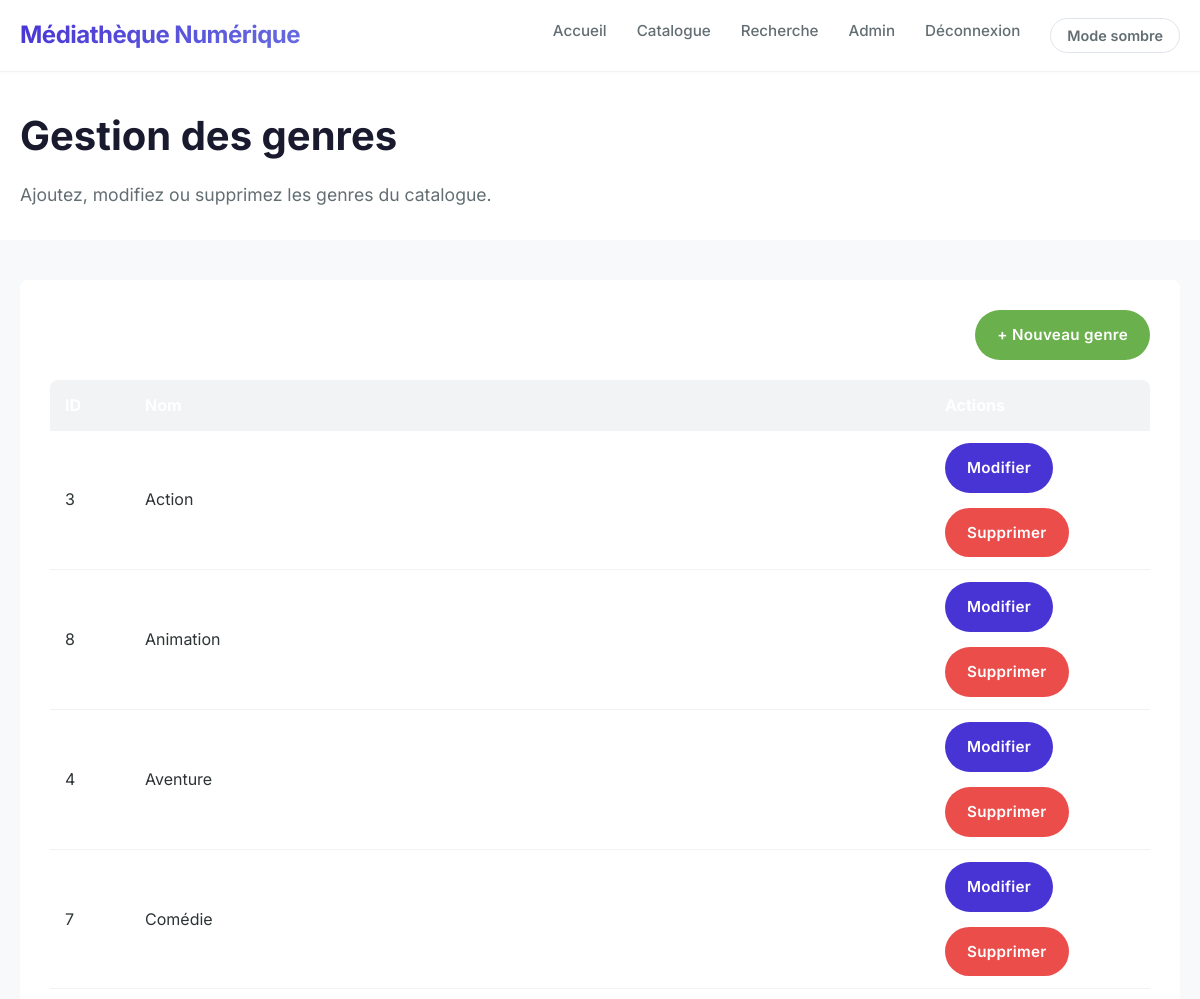
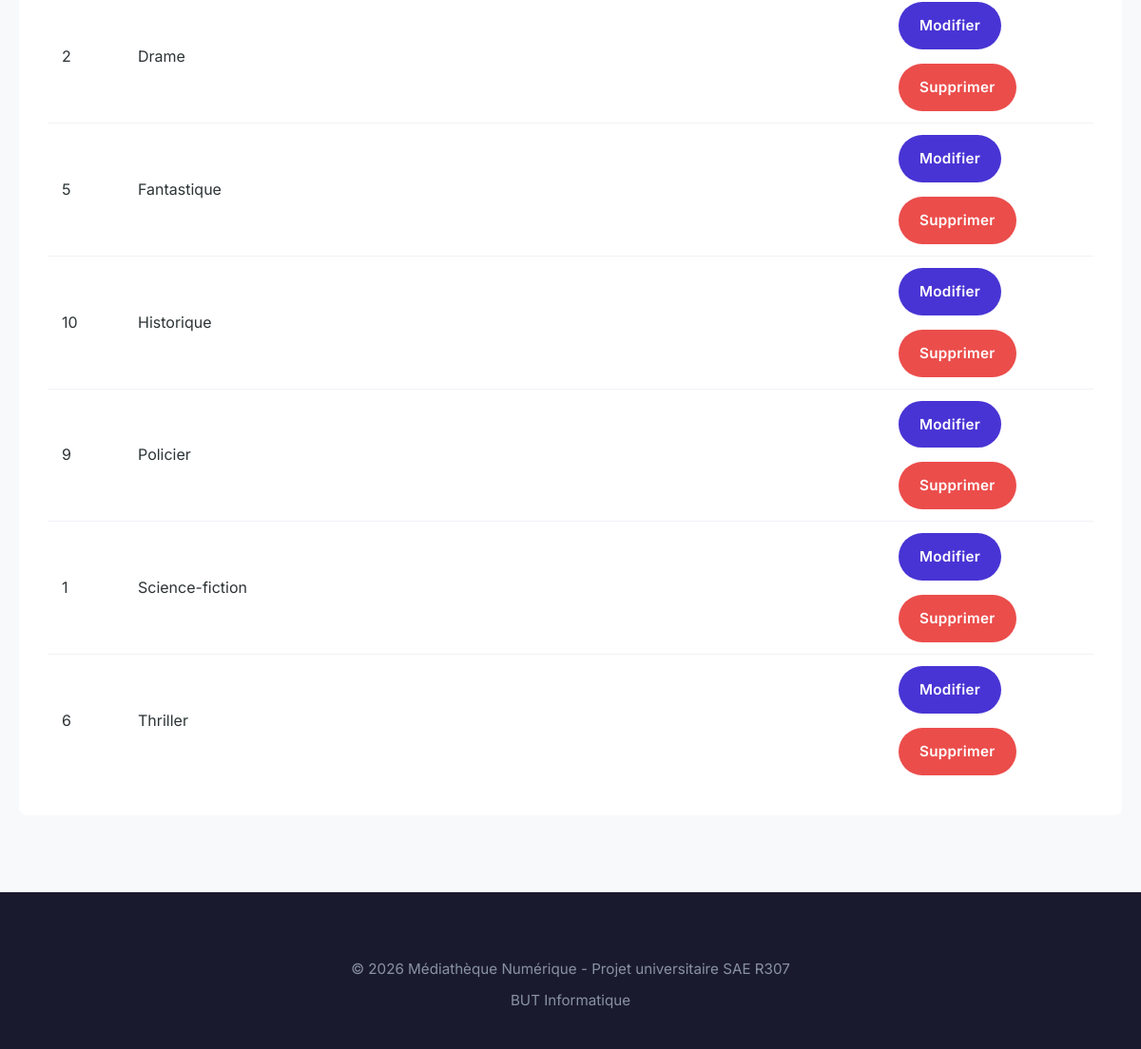
The page /index.php?controller=genre&action=index (signed in) on the database its author committed (2 pictures, top to bottom).
### tables this page shows
CREATE TABLE genre (
    id_genre INT AUTO_INCREMENT PRIMARY KEY,
    nom VARCHAR(100) NOT NULL UNIQUE
);

### core/Controller.php (called while the page is built, shortened)
<?php
class Controller {
    protected function render($view, $data = [], $title = null) {
        extract($data);
        require_once __DIR__ . '/../app/views/' . $view . '.php';
        require_once __DIR__ . '/../app/views/layout.php';
    }
}

### app/controllers/GenreController.php (called while the page is built, shortened)
<?php
require_once __DIR__ . '/../models/Genre.php';
class GenreController extends Controller {
    private $genreModel;
    public function __construct() {
        $this->genreModel = new Genre();
    }
    public function index() {
        $genres = $this->genreModel->getAll();
        $this->render('admin/genre/index', [
            'genres' => $genres
        ], 'Gestion des genres');
    }
}

### core/Router.php (called while the page is built, shortened)
<?php
class Router {
    public function dispatch($controller, $action) {
        $controllerInstance = new $controllerClass();
        $controllerInstance->$action();
    }
}

### index.php (called while the page is built, shortened)
<?php
$isProduction = (
    isset($_SERVER['HTTP_HOST']) && (
        strpos($_SERVER['HTTP_HOST'], 'unice.fr') !== false ||
        strpos($_SERVER['HTTP_HOST'], 'linserv') !== false ||
        strpos($_SERVER['HTTP_HOST'], 'iut') !== false
    )
);
try {
    require_once __DIR__ . '/config/config.php';
    require_once __DIR__ . '/core/Controller.php';
    require_once __DIR__ . '/core/Database.php';
    require_once __DIR__ . '/core/Model.php';
    require_once __DIR__ . '/core/Router.php';
    $controller = $_GET['controller'] ?? 'home';
    $action = $_GET['action'] ?? 'index';
    $router = new Router();
    $router->dispatch($controller, $action);
} catch (Exception $e) {
    error_log("Erreur fatale dans index.php: " . $e->getMessage());
    if ($isProduction) {
        http_response_code(500);
        echo '<!DOCTYPE html>
<html lang="fr">
<head>
    <meta charset="UTF-8">
    <title>Erreur - Médiathèque</title>
    <style>
        body { font-family: Arial, sans-serif; text-align: center; padding: 50px; }
        h1 { color: #e74c3c; }
    </style>
</head>
<body>
    <h1>Une erreur est survenue</h1>
    <p>Veuillez contacter l\'administrateur ou réessayer ultérieurement.</p>
    <p><a href="index.php">Retour à l\'accueil</a></p>
</body>
</html>';
    } else {
        http_response_code(500);
        echo '<!DOCTYPE html>
<html lang="fr">
<head>
    <meta charset="UTF-8">
    <title>Erreur - Mode Développement</title>
    <style>
        body { font-family: monospace; padding: 20px; background: #f5f5f5; }
        .error { background: #fff; border: 2px solid #e74c3c; padding: 20px; border-radius: 8px; }
        h1 { color: #e74c3c; }
        pre { background: #2c3e50; color: #ecf0f1; padding: 15px; border-radius: 4px; overflow-x: auto; }
    </style>
</head>
<body>
    <div class="error">
        <h1>Erreur 500 - Erreur serveur</h1>
        <p><strong>Message :</strong> ' . htmlspecialchars($e->getMessage()) . '</p>
        <p><strong>Fichier :</strong> ' . htmlspecialchars($e->getFile()) . '</p>
        <p><strong>Ligne :</strong> ' . $e->getLine() . '</p>
        <h3>Stack trace :</h3>
        <pre>' . htmlspecialchars($e->getTraceAsString()) . '</pre>
        <p><a href="index.php">Retour à l\'accueil</a></p>
    </div>
</body>
</html>';
    }
}

### config/config.php (called while the page is built, shortened)
<?php
function isProduction() {
    $host = $_SERVER['HTTP_HOST'] ?? '';
    return (
        strpos($host, 'unice.fr') !== false ||
        strpos($host, 'linserv') !== false ||
        strpos($host, 'iut') !== false
    );
}
function getPDO() {
    static $pdo = null;
    if ($pdo === null) {
        try {
            if (isProduction()) {
                $host = 'localhost';
                $port = 3306;
                $dbname = 'gm401942_elibrary2';
                $user = 'gm401942';
                $password = 'gm401942';
            } else {
                $host = 'localhost';
                $port = 8889;
                $dbname = 'gm401942_elibrary2';
                $user = 'gm401942';
                $password = 'gm401942';
            }
            $dsn = "mysql:host=$host;port=$port;dbname=$dbname;charset=utf8mb4";
            $pdo = new PDO(
                $dsn,
                $user,
                $password,
                [
                    PDO::ATTR_ERRMODE => PDO::ERRMODE_EXCEPTION,
                    PDO::ATTR_DEFAULT_FETCH_MODE => PDO::FETCH_ASSOC,
                    PDO::ATTR_EMULATE_PREPARES => false,
                    PDO::MYSQL_ATTR_INIT_COMMAND => "SET NAMES utf8mb4"
                ]
            );
        } catch (PDOException $e) {
            error_log("Erreur PDO: " . $e->getMessage());
            if (isProduction()) {
                die('Erreur de connexion à la base de données. Veuillez contacter l\'administrateur.');
            } else {
                die('Erreur de connexion à la base de données : ' . $e->getMessage() . '<br>DSN: ' . ($dsn ?? 'non défini'));
            }
        }
    }
    return $pdo;
}

### core/Database.php (called while the page is built, shortened)
<?php
class Database {
    private static $instance = null;
    public static function getInstance() {
        if (self::$instance === null) {
            try {
                self::$instance = getPDO();
            } catch (Exception $e) {
                error_log("Database::getInstance() - Erreur: " . $e->getMessage());
                throw new Exception("Impossible de se connecter à la base de données: " . $e->getMessage());
            }
        }
        return self::$instance;
    }
}
?>

### core/Model.php (called while the page is built, shortened)
<?php
abstract class Model {
    public function __construct() {
        $this->pdo = Database::getInstance();
    }
}

### app/models/Genre.php (called while the page is built, shortened)
<?php
require_once __DIR__ . '/../../core/Model.php';
class Genre extends Model {
    public function getAll() {
        $sql = "SELECT * FROM genre ORDER BY nom ASC";
        $stmt = $this->pdo->query($sql);
        return $stmt->fetchAll(PDO::FETCH_ASSOC);
    }
}

### app/views/admin/genre/index.php (the view)
<div class="page-header">
    <div class="container">
        <h1>Gestion des genres</h1>
        <p>Ajoutez, modifiez ou supprimez les genres du catalogue.</p>
    </div>
</div>
<div class="container">
    <div class="content">
        <div class="actions" style="justify-content: space-between;">
            <a href="index.php?controller=admin&action=index" class="btn btn-secondary">← Retour au dashboard</a>
            <a href="index.php?controller=genre&action=create" class="btn btn-success">+ Nouveau genre</a>
        </div>
        <?php if (empty($genres)): ?>
            <div class="empty-state">
                <h3>Aucun genre</h3>
                <p>Ajoutez votre premier genre pour organiser le catalogue.</p>
            </div>
        <?php else: ?>
            <table class="table" style="margin-top: 20px;">
                <thead>
                    <tr>
                        <th style="width: 80px;">ID</th>
                        <th>Nom</th>
                        <th style="width: 220px;">Actions</th>
                    </tr>
                </thead>
                <tbody>
                    <?php foreach ($genres as $genre): ?>
                        <tr>
                            <td><?= htmlspecialchars($genre['id_genre'], ENT_QUOTES, 'UTF-8') ?></td>
                            <td><?= htmlspecialchars($genre['nom'], ENT_QUOTES, 'UTF-8') ?></td>
                            <td>
                                <div class="actions">
                                    <a href="index.php?controller=genre&action=edit&id=<?= htmlspecialchars($genre['id_genre'], ENT_QUOTES, 'UTF-8') ?>"
                                       class="btn btn-primary">Modifier</a>
                                    <a href="index.php?controller=genre&action=delete&id=<?= htmlspecialchars($genre['id_genre'], ENT_QUOTES, 'UTF-8') ?>"
                                       class="btn btn-danger"
                                       onclick="return confirm('Êtes-vous sûr de vouloir supprimer ce genre ?')">Supprimer</a>
                                </div>
                            </td>
                        </tr>
                    <?php endforeach; ?>
                </tbody>
            </table>
        <?php endif; ?>
    </div>
</div>

### public/css/style.css (style rules this page uses)
:root { --bg-body: #f8f9fa; --bg-card: #ffffff; --bg-header: rgba(255, 255, 255, 0.95); --bg-footer: #1a1a2e; --bg-table-header: #f1f3f5; --bg-table-hover: #f8f9fa; --bg-form-alt: #f8f9fa; --bg-evaluation-card: #f9f9f9; --text-primary: #2d3436; --text-heading: #1a1a2e; --text-secondary: #636e72; --text-tertiary: #b2bec3; --text-muted: #dfe6e9; --text-on-dark: #ffffff; --text-footer: #a4b0be; --border-light: #f1f2f6; --border-medium: #dfe4ea; --border-subtle: #f1f2f6; --border-badge: #dfe4ea; --color-primary: #4834d4; --color-primary-light: #686de0; --color-danger: #eb4d4b; --color-success: #6ab04c; --color-warning: #f9ca24; --color-purple: #be2edd; --color-teal: #22a6b3; --gradient-start: #4834d4; --gradient-end: #686de0; --gradient-hero: linear-gradient(135deg, #4834d4 0%, #686de0 100%); --alert-success-bg: #badc58; --alert-success-text: #130f40; --alert-success-border: #6ab04c; --alert-error-bg: #ff7979; --alert-error-text: #130f40; --alert-error-border: #eb4d4b; --alert-info-bg: #7ed6df; --alert-info-text: #130f40; --alert-info-border: #22a6b3; --shadow-light: 0 4px 6px rgba(0, 0, 0, 0.05); --shadow-medium: 0 10px 15px rgba(0, 0, 0, 0.1); --shadow-heavy: 0 20px 25px rgba(0, 0, 0, 0.15); --shadow-subtle: 0 2px 4px rgba(0, 0, 0, 0.02); --badge-livre-bg: #4834d4; --badge-film-bg: #eb4d4b; --badge-static-bg: #dfe4ea; --badge-static-text: #2d3436; --btn-primary-bg: #4834d4; --btn-primary-text: #ffffff; --btn-primary-hover: #30336b; --btn-secondary-bg: transparent; --btn-secondary-text: #4834d4; --btn-secondary-border: #4834d4; --btn-link-bg: transparent; --btn-link-hover: rgba(72, 52, 212, 0.1); --btn-danger-bg: #eb4d4b; --btn-danger-hover: #c0392b; --btn-success-bg: #6ab04c; --btn-success-hover: #badc58; }
* { margin: 0; padding: 0; box-sizing: border-box; }
body { font-family: "Inter", -apple-system, BlinkMacSystemFont, "Segoe UI", Roboto, Helvetica, Arial, sans-serif; background: var(--bg-body); color: var(--text-primary); line-height: 1.7; -webkit-font-smoothing: antialiased; -moz-osx-font-smoothing: grayscale; transition: background-color 0.3s ease, color 0.3s ease; }
.container { max-width: 1200px; margin: 0 auto; padding: 0 20px; }
.btn { display: inline-flex; align-items: center; justify-content: center; padding: 12px 28px; text-decoration: none; border-radius: 50px; font-size: 1em; font-weight: 600; transition: all 0.3s cubic-bezier(0.4, 0, 0.2, 1); cursor: pointer; border: 2px solid transparent; letter-spacing: 0.3px; }
.btn-primary { background: var(--btn-primary-bg); color: var(--btn-primary-text); }
.btn-secondary { background: rgba(255, 255, 255, 0.15); color: #ffffff; border-color: rgba(255, 255, 255, 0.5); backdrop-filter: blur(5px); }
.btn-danger { background: var(--btn-danger-bg); color: #ffffff; }
.btn-success { background: var(--btn-success-bg); color: #ffffff; }
.table { width: 100%; border-collapse: collapse; background: var(--bg-card); border-radius: 8px; overflow: hidden; box-shadow: 0 2px 8px var(--shadow-light); }
.table thead { background: var(--bg-table-header); color: var(--text-on-dark); }
.table th, .table td { padding: 12px 15px; text-align: left; }
.table tbody tr { border-bottom: 1px solid var(--border-light); }
.table tbody tr:last-child { border-bottom: none; }
.page-header { background: var(--bg-card); padding: 30px 0; margin-bottom: 40px; box-shadow: 0 2px 5px var(--shadow-subtle); }
.page-header h1 { color: var(--text-heading); font-size: 2.5em; margin-bottom: 10px; }
.page-header p { color: var(--text-secondary); font-size: 1.1em; }
.content { background: var(--bg-card); padding: 30px; border-radius: 8px; box-shadow: 0 2px 8px var(--shadow-light); margin-bottom: 30px; }
.actions { display: flex; gap: 15px; flex-wrap: wrap; }
.actions .btn { font-size: 0.95em; padding: 10px 20px; }

### rows shown on the page
genre: id_genre "3", nom "Action"
genre: id_genre "8", nom "Animation"
genre: id_genre "4", nom "Aventure"
genre: id_genre "7", nom "Comédie"
genre: id_genre "2", nom "Drame"
genre: id_genre "5", nom "Fantastique"
genre: id_genre "10", nom "Historique"
genre: id_genre "9", nom "Policier"
genre: id_genre "1", nom "Science-fiction"
genre: id_genre "6", nom "Thriller"
